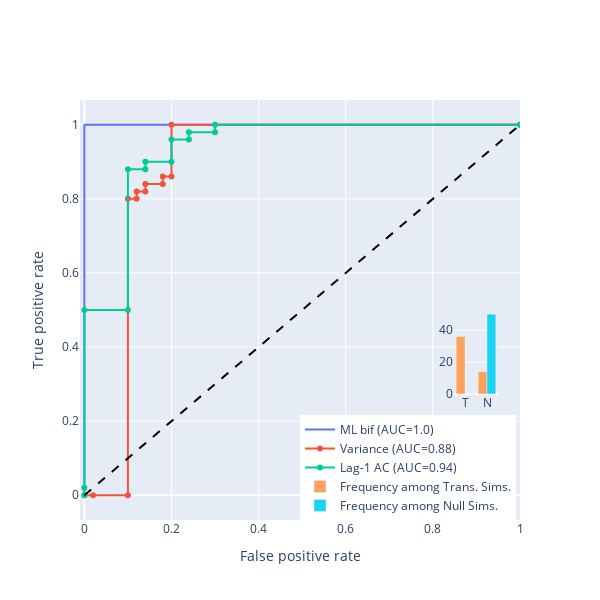

The code cell stored with this chart in its notebook:
### Code cell
"""
Compute ROC data for EWS and ML predictions for SIR trained model
Export data for plotting
Edited from published codes by Bury et al. (2021), Deep learning for early warning signals of tipping points, PNAS. 
"""

import numpy as np
import pandas as pd
import matplotlib.pyplot as plt
import sklearn.metrics as metrics
import scipy.stats as stats
import os

# Run for early or late predictions
bool_pred_early = False

#Change your test model
#test_models are: 'SIRwhiteN', 'SIRenvN', 'SIRdemN', 'SEIR'
test_model = 'SEIR'
classifier_length = 500                             #classifier_length are 500, 100
#--------
# Import EWS and ML data
#–------------

# Import EWS data
df_ews_forced = pd.read_csv('../data/ews/df_ews_forced_{}.csv'.format(test_model))
df_ews_null = pd.read_csv('../data/ews/df_ews_null_{}.csv'.format(test_model))

# Use EWS data in x
df_ews_forced = df_ews_forced[df_ews_forced['Variable']=='I']
df_ews_null = df_ews_null[df_ews_null['Variable']=='I']

# Import kendall tau data
df_ktau_forced = pd.read_csv('../data/ews/df_ktau_forced_{}.csv'.format(test_model))
df_ktau_null = pd.read_csv('../data/ews/df_ktau_null_{}.csv'.format(test_model))

# Import ML prediction data
df_ml_forced = pd.read_csv('../data/ml_pred_SIR_CL{}/df_ml_forced_{}_len{}.csv'.format(classifier_length, test_model, classifier_length))
df_ml_null = pd.read_csv('../data/ml_pred_SIR_CL{}/df_ml_null_{}_len{}.csv'.format(classifier_length, test_model, classifier_length))

# Add column for truth values (1 for forced, 0 for null)
df_ktau_forced['truth value'] = 1
df_ktau_null['truth value'] = 0

df_ml_forced['truth value'] = 1
df_ml_null['truth value'] = 0

if not os.path.exists('../data/roc'):
    os.makedirs('../data/roc')

#---------------------------
# Get predictions from trajectories
#--------------------------

# Time interval relative to transition point for where to make predictions
# as proportion of dataset
if bool_pred_early:
    pred_interval_rel = np.array([0.6,0.8])
else:
    # Late interval for predictions
    pred_interval_rel = np.array([0.8, 1])


# Initialise lists
list_df_ktau_preds = []
list_df_ml_preds = []

# Get predictions from forced trajectories
tsid_vals = df_ml_forced['tsid'].unique()
for tsid in tsid_vals:

    # Get EWS data to find start and transition time
    df = df_ews_forced[(df_ews_forced['tsid']==tsid)]
    t_start = df['Time'].iloc[0]
    t_transition = df[['Time','residuals']].dropna()['Time'].iloc[-1]             

    # Get prediction interval in time
    t_pred_start = t_start + (t_transition-t_start)*pred_interval_rel[0]
    t_pred_end = t_start + (t_transition-t_start)*pred_interval_rel[1]

    n_predictions = 5
    
    df_ml_forced_final = df_ml_forced[(df_ml_forced['tsid']==tsid)].tail(n_predictions)
    
    df_ktau_forced_final = df_ktau_forced[
        (df_ktau_forced['tsid']==tsid)&\
        (df_ktau_forced['Time'] >= t_pred_start)&\
        (df_ktau_forced['Time'] <= t_pred_end)
        ].tail(n_predictions)
    
    list_df_ktau_preds.append(df_ktau_forced_final)
    list_df_ml_preds.append(df_ml_forced_final)



# Get predictions from null trajectories
tsid_vals = df_ml_null['tsid'].unique()
for tsid in tsid_vals:

    # Get EWS data to find start and transition time (for forced data)
    df = df_ews_null[(df_ews_null['tsid']==tsid)]
    t_start = df['Time'].iloc[0]
    t_transition = df[['Time','residuals']].dropna()['Time'].iloc[-1]

    # Get prediction interval in time
    t_pred_start = t_start + (t_transition-t_start)*pred_interval_rel[0]
    t_pred_end = t_start + (t_transition-t_start)*pred_interval_rel[1]

    n_predictions = 5
    
    df_ml_null_final = df_ml_null[(df_ml_null['tsid']==tsid)].tail(n_predictions)
    
    df_ktau_null_final = df_ktau_null[
        (df_ktau_null['tsid']==tsid)&\
        (df_ktau_null['Time'] >= t_pred_start)&\
        (df_ktau_null['Time'] <= t_pred_end)
        ].tail(n_predictions)
    
    list_df_ktau_preds.append(df_ktau_null_final)
    list_df_ml_preds.append(df_ml_null_final)


# Concatenate data
df_ktau_preds = pd.concat(list_df_ktau_preds)
df_ml_preds = pd.concat(list_df_ml_preds)


#-------------------
# Get data on ML favoured bifurcation for each forced trajectory
#-------------------

# For each prediction, select the bifurcation that the ML gives greatest weight to
df_ml_preds['fav_bif'] = df_ml_preds[['null_prob','branch_prob']].idxmax(axis=1)

# Count each bifurcation choice for forced trajectories
counts_forced = df_ml_preds[df_ml_preds['truth value']==1]['fav_bif'].value_counts()

null_count_forced = counts_forced['null_prob'] if 'null_prob' in counts_forced.index else 0
branch_count_forced = counts_forced['branch_prob'] if 'branch_prob' in counts_forced.index else 0

df_counts_forced = pd.DataFrame({
    'null': [null_count_forced],
    'branch': [branch_count_forced]
    }
)

# Export data on bifurcation prediction counts
filepath_forced_counts = '../data/roc/df_bif_pred_counts_forced_{}_SIR_trained_{}_CL{}.csv'.format(
    'early' if bool_pred_early else 'late', test_model, classifier_length)

df_counts_forced.to_csv(filepath_forced_counts,
                 index=False)

################### Count each bifurcation choice for null trajectories
counts_null = df_ml_preds[df_ml_preds['truth value']==0]['fav_bif'].value_counts()

null_count_null = counts_null['null_prob'] if 'null_prob' in counts_null.index else 0
branch_count_null = counts_null['branch_prob'] if 'branch_prob' in counts_null.index else 0

df_counts_null = pd.DataFrame({
    'null': [null_count_null],
    'branch': [branch_count_null]
    }
)

# Export data on bifurcation prediction counts on null
filepath_null_counts = '../data/roc/df_bif_pred_counts_null_{}_SIR_trained_{}_CL{}.csv'.format(
    'early' if bool_pred_early else 'late', test_model, classifier_length)

df_counts_null.to_csv(filepath_null_counts,
                 index=False)

##Export ml prediction file
df_ml_preds.to_csv('../data/roc/df_ml_pred_SIR_trained_{}_CL{}.csv'.format(test_model, classifier_length),
                   index=False)

print('Exported bifurcation count data to data/roc')


#--------------------
# Functions to compute ROC
#–--------------------

# Function to compute ROC data from truth and indicator vals
# and return a df.
def roc_compute(truth_vals, indicator_vals):

    # Compute ROC curve and threhsolds using sklearn
    fpr, tpr, thresholds = metrics.roc_curve(truth_vals,indicator_vals)

    # Compute AUC (area under curve)
    auc = metrics.auc(fpr, tpr)

    # Put into a DF
    dic_roc = {'fpr':fpr, 'tpr':tpr, 'thresholds':thresholds, 'auc':auc}
    df_roc = pd.DataFrame(dic_roc)

    return df_roc


#---------------------
## Compute ROC data
#–--------------------

# # Initialise list for ROC dataframes for predicting bifurcation
list_roc = []


# Assign indicator and truth values for ML prediction
indicator_vals = df_ml_preds['bif_prob']
truth_vals = df_ml_preds['truth value']
df_roc = roc_compute(truth_vals,indicator_vals)
df_roc['ews'] = 'ML bif'
list_roc.append(df_roc)


# Assign indicator and truth values for variance
indicator_vals = df_ktau_preds['ktau_variance']
truth_vals = df_ktau_preds['truth value']
df_roc = roc_compute(truth_vals,indicator_vals)
df_roc['ews'] = 'Variance'
list_roc.append(df_roc)


# Assign indicator and truth values for lag-1 AC
indicator_vals = df_ktau_preds['ktau_ac']
truth_vals = df_ktau_preds['truth value']
df_roc = roc_compute(truth_vals,indicator_vals)
df_roc['ews'] = 'Lag-1 AC'
list_roc.append(df_roc)


# Concatenate roc dataframes
df_roc_full = pd.concat(list_roc, ignore_index=True)


# Export ROC data
filepath = '../data/roc/df_roc_cr_trans_{}_SIR_trained_{}_CL{}.csv'.format(
    'early' if bool_pred_early else 'late', test_model, classifier_length)

df_roc_full.to_csv(filepath,
                   index=False,)

print('Exported ROC data to {}'.format(filepath))

#-------------
# Plotly fig
#----------------

AUC_list = []

import plotly.graph_objects as go

fig = go.Figure()
df_roc = df_roc_full

# ML bif plot
df_trace = df_roc[df_roc['ews']=='ML bif']
fig.add_trace(
    go.Scatter(x=df_trace['fpr'],
                y=df_trace['tpr'],
                mode='lines',
                name='ML bif (AUC={})'.format(df_trace.round(2)['auc'].iloc[0])
    )
)

AUC_list.append(df_trace.round(2)['auc'].iloc[0])

# Variance plot
df_trace = df_roc[df_roc['ews']=='Variance']
fig.add_trace(
    go.Scatter(x=df_trace['fpr'],
                y=df_trace['tpr'],
                name='Variance (AUC={})'.format(df_trace.round(2)['auc'].iloc[0])
                )
    )

AUC_list.append(df_trace.round(2)['auc'].iloc[0])

# Lag-1  AC plot
df_trace = df_roc[df_roc['ews']=='Lag-1 AC']
fig.add_trace(
    go.Scatter(x=df_trace['fpr'],
                y=df_trace['tpr'],
                name='Lag-1 AC (AUC={})'.format(df_trace.round(2)['auc'].iloc[0])
                )
    )


AUC_list.append(df_trace.round(2)['auc'].iloc[0])

# Line y=x
fig.add_trace(
    go.Scatter(x=np.linspace(0,1,100),
                y=np.linspace(0,1,100),
                showlegend=False,
                line={'color':'black',
                      'dash':'dash'
                      }
                )
    )



fig.update_xaxes(
    title = 'False positive rate',
    range=[-0.01,1],
    )



fig.update_yaxes(
    title = 'True positive rate',
    )



fig.update_layout(
    legend=dict(
        x=0.5,
        y=0.0,
        ),
    width=600,
    height=600,
    title='',
    )

AUC = pd.DataFrame(AUC_list, columns=[test_model])

AUC.to_csv('../data/roc/AUC_SIR_{}_CL{}.csv'.format(test_model, classifier_length),
                   index=False)

# Sample frequency data
data_forced = {'Category': ['T', 'N'],
        'Frequency': [df_counts_forced['branch'][0], df_counts_forced['null'][0]]}

df_forced = pd.DataFrame(data_forced)

data_null = {'Category': ['T', 'N'],
        'Frequency': [df_counts_null['branch'][0], df_counts_null['null'][0]]}

df_null = pd.DataFrame(data_null)


# Create a subplot for the frequency data
fig.add_trace(go.Bar(x=df_forced['Category'], y=df_forced['Frequency'], 
                     name='Frequency among Trans. Sims.',
                     xaxis='x2', yaxis='y2'))

fig.add_trace(go.Bar(x=df_null['Category'], y=df_null['Frequency'], 
                     name='Frequency among Null Sims.',
                     xaxis='x2', yaxis='y2'))

# Update the layout to display the frequency subplot
fig.update_layout(
    xaxis2=dict(domain=[0.85, 0.95], anchor='y2'),
    yaxis2=dict(domain=[0.3, 0.5], anchor='x2')
)

fig.show()

print(df_counts_forced)
print(df_counts_null)
print(AUC)
print(df_ml_preds)
print(df_ktau_preds)

### Figure 1 — Plotly figure (JSON) as saved in the notebook; plotly's stock layout.template omitted (floating-point values rounded to 4 significant figures)
{"data": [{"mode": "lines", "name": "ML bif (AUC=1.0)", "type": "scatter", "x": [0, 0, 0, 1], "y": [0, 0.02, 1, 1]}, {"name": "Variance (AUC=0.88)", "type": "scatter", "x": [0, 0.02, 0.1, 0.1, 0.12, 0.12, 0.14, 0.14, 0.18, 0.18, 0.2, 0.2, 1], "y": [0, 0, 0, 0.8, 0.8, 0.82, 0.82, 0.84, 0.84, 0.86, 0.86, 1, 1]}, {"name": "Lag-1 AC (AUC=0.94)", "type": "scatter", "x": [0, 0, 0, 0.1, 0.1, 0.14, 0.14, 0.2, 0.2, 0.24, 0.24, 0.3, 0.3, 1], "y": [0, 0.02, 0.5, 0.5, 0.88, 0.88, 0.9, 0.9, 0.96, 0.96, 0.98, 0.98, 1, 1]}, {"line": {"color": "black", "dash": "dash"}, "showlegend": false, "type": "scatter", "x": [0, 0.0101, 0.0202, 0.0303, 0.0404, 0.05051, 0.06061, 0.07071, 0.08081, 0.09091, 0.101, 0.1111, 0.1212, 0.1313, 0.1414, 0.1515, 0.1616, 0.1717, 0.1818, 0.1919, 0.202, 0.2121, 0.2222, 0.2323, 0.2424, 0.2525, 0.2626, 0.2727, 0.2828, 0.2929, 0.303, 0.3131, 0.3232, 0.3333, 0.3434, 0.3535, 0.3636, 0.3737, 0.3838, 0.3939, 0.404, 0.4141, 0.4242, 0.4343, 0.4444, 0.4545, 0.4646, 0.4747, 0.4848, 0.4949, 0.5051, 0.5152, 0.5253, 0.5354, 0.5455, 0.5556, 0.5657, 0.5758, 0.5859, 0.596, 0.6061, 0.6162, 0.6263, 0.6364, 0.6465, 0.6566, 0.6667, 0.6768, 0.6869, 0.697, 0.7071, 0.7172, 0.7273, 0.7374, 0.7475, 0.7576, 0.7677, 0.7778, 0.7879, 0.798, 0.8081, 0.8182, 0.8283, 0.8384, 0.8485, 0.8586, 0.8687, 0.8788, 0.8889, 0.899, 0.9091, 0.9192, 0.9293, 0.9394, 0.9495, 0.9596, 0.9697, 0.9798, 0.9899, 1], "y": [0, 0.0101, 0.0202, 0.0303, 0.0404, 0.05051, 0.06061, 0.07071, 0.08081, 0.09091, 0.101, 0.1111, 0.1212, 0.1313, 0.1414, 0.1515, 0.1616, 0.1717, 0.1818, 0.1919, 0.202, 0.2121, 0.2222, 0.2323, 0.2424, 0.2525, 0.2626, 0.2727, 0.2828, 0.2929, 0.303, 0.3131, 0.3232, 0.3333, 0.3434, 0.3535, 0.3636, 0.3737, 0.3838, 0.3939, 0.404, 0.4141, 0.4242, 0.4343, 0.4444, 0.4545, 0.4646, 0.4747, 0.4848, 0.4949, 0.5051, 0.5152, 0.5253, 0.5354, 0.5455, 0.5556, 0.5657, 0.5758, 0.5859, 0.596, 0.6061, 0.6162, 0.6263, 0.6364, 0.6465, 0.6566, 0.6667, 0.6768, 0.6869, 0.697, 0.7071, 0.7172, 0.7273, 0.7374, 0.7475, 0.7576, 0.7677, 0.7778, 0.7879, 0.798, 0.8081, 0.8182, 0.8283, 0.8384, 0.8485, 0.8586, 0.8687, 0.8788, 0.8889, 0.899, 0.9091, 0.9192, 0.9293, 0.9394, 0.9495, 0.9596, 0.9697, 0.9798, 0.9899, 1]}, {"name": "Frequency among Trans. Sims.", "type": "bar", "x": ["T", "N"], "xaxis": "x2", "y": [36, 14], "yaxis": "y2"}, {"name": "Frequency among Null Sims.", "type": "bar", "x": ["T", "N"], "xaxis": "x2", "y": [0, 50], "yaxis": "y2"}], "layout": {"height": 600, "legend": {"x": 0.5, "y": 0}, "title": {"text": ""}, "width": 600, "xaxis": {"range": [-0.01, 1], "title": {"text": "False positive rate"}}, "xaxis2": {"anchor": "y2", "domain": [0.85, 0.95]}, "yaxis": {"title": {"text": "True positive rate"}}, "yaxis2": {"anchor": "x2", "domain": [0.3, 0.5]}}}
